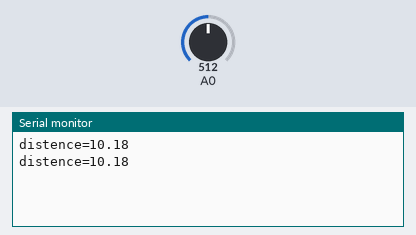
A sketch run on a simulated Arduino Uno, built with avr-gcc and run on an emulated ATmega328P. Shown: the last lines printed to the serial monitor. The inputs (shaded band) are chosen by the test bench; at power-on: A0 = 512.

Above: at 1.8 s.
1.9 s: A0 set to 716
At 2.6 s:
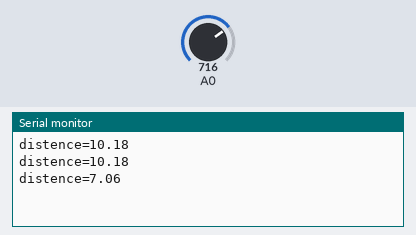
3.4 s: A0 set to 900
At 4.8 s:
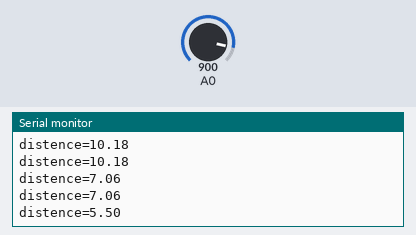
Timing chart, 0 to 6.4 s (numbered marks = the images above; inputs shaded):
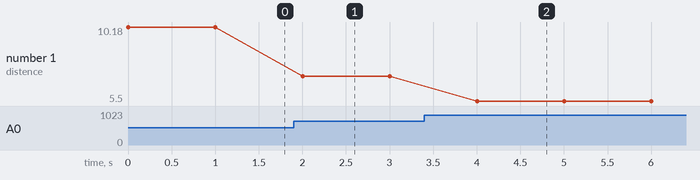

Measured:
- after the input at 1.9 s, the serial monitor: prints a new line after 0.10 s (image 1)
- after the input at 3.4 s, the serial monitor: prints a new line after 0.60 s (image 2)
- plotted number 1: 10.18 → 7.06 after the input at 1.9 s, 7.06 → 5.5 after the input at 3.4 s

The sketch:

GP2Y0A21.ino
```cpp
float read_GP2Y0A21_range(byte pin) {
	int tmp;

	tmp = analogRead(pin);
	if (tmp < 3)
		return -1; // invalid value
        return 2547.8/((float)tmp*0.49-10.41)-0.42;
	//return (6787.0 /((float)tmp - 3.0)) - 4.0;
        //return 65*pow(tmp, -1.10);
}
//10~80 CM range
void setup()
{
  Serial.begin(9600);
  pinMode(A0,INPUT);
}

void loop(){
  float distence=read_GP2Y0A21_range(A0);
  Serial.print("distence=");
  Serial.println(distence);
  delay(1000);
}
```
